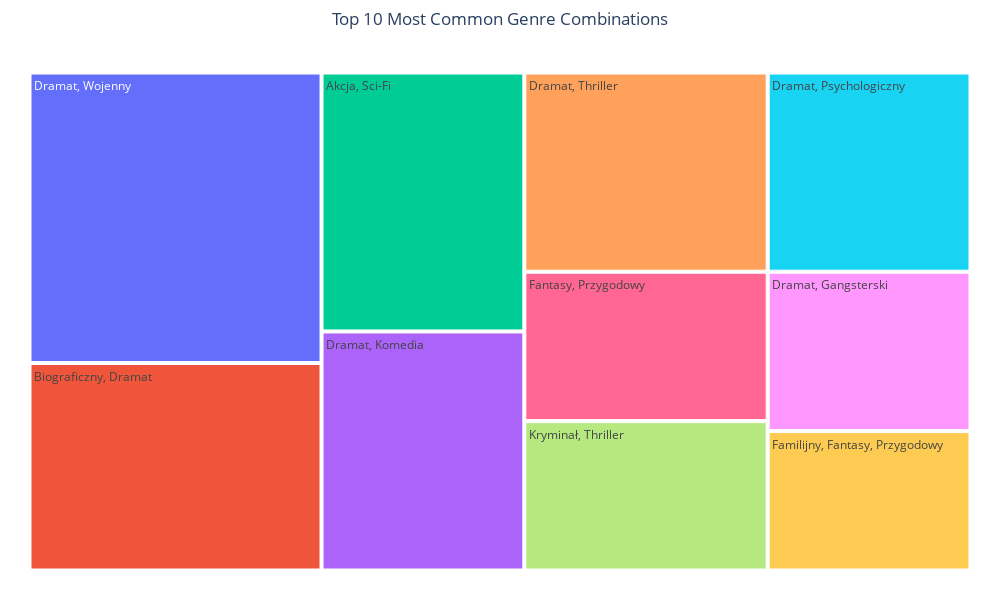

Here is the notebook cell this chart was saved with:
### Code cell
combos = [tuple(sorted(g)) for g in df['genres'] if len(g) > 1]
combo_counts = Counter(combos)
top_combos = combo_counts.most_common(10)

df_combos = pd.DataFrame(top_combos, columns=['combo', 'count'])
df_combos['combo_str'] = df_combos['combo'].apply(lambda x: ', '.join(x))

df_combos['hover_text'] = df_combos.apply(
    lambda row: f"Genres = {row['combo_str']}<br>Count = {row['count']}", axis=1
)

fig = px.treemap(
    df_combos,
    path=['combo_str'],
    values='count',
    title='Top 10 Most Common Genre Combinations',
    hover_data={'hover_text':True, 'combo_str':False, 'count':False}
)

fig.update_layout(
    title_x=0.5,
    width=1000,
    height=600,
    margin=dict(t=50, l=25, r=25, b=25)
)

fig.update_traces(hovertemplate='%{customdata[0]}<extra></extra>')

fig.show()

### Figure 1 — Plotly figure (JSON) as saved in the notebook; plotly's stock layout.template omitted (floating-point values rounded to 4 significant figures)
{"data": [{"branchvalues": "total", "customdata": [["Genres = Dramat, Wojenny<br>Count = 21", "Dramat, Wojenny", 21], ["Genres = Biograficzny, Dramat<br>Count = 15", "Biograficzny, Dramat", 15], ["Genres = Akcja, Sci-Fi<br>Count = 13", "Akcja, Sci-Fi", 13], ["Genres = Dramat, Komedia<br>Count = 12", "Dramat, Komedia", 12], ["Genres = Dramat, Thriller<br>Count = 12", "Dramat, Thriller", 12], ["Genres = Dramat, Psychologiczny<br>Count = 10", "Dramat, Psychologiczny", 10], ["Genres = Fantasy, Przygodowy<br>Count = 9", "Fantasy, Przygodowy", 9], ["Genres = Kryminał, Thriller<br>Count = 9", "Kryminał, Thriller", 9], ["Genres = Dramat, Gangsterski<br>Count = 8", "Dramat, Gangsterski", 8], ["Genres = Familijny, Fantasy, Przygodowy<br>Count = 7", "Familijny, Fantasy, Przygodowy", 7]], "domain": {"x": [0, 1], "y": [0, 1]}, "hovertemplate": "%{customdata[0]}<extra></extra>", "ids": ["Dramat, Wojenny", "Biograficzny, Dramat", "Akcja, Sci-Fi", "Dramat, Komedia", "Dramat, Thriller", "Dramat, Psychologiczny", "Fantasy, Przygodowy", "Kryminał, Thriller", "Dramat, Gangsterski", "Familijny, Fantasy, Przygodowy"], "labels": ["Dramat, Wojenny", "Biograficzny, Dramat", "Akcja, Sci-Fi", "Dramat, Komedia", "Dramat, Thriller", "Dramat, Psychologiczny", "Fantasy, Przygodowy", "Kryminał, Thriller", "Dramat, Gangsterski", "Familijny, Fantasy, Przygodowy"], "name": "", "parents": ["", "", "", "", "", "", "", "", "", ""], "type": "treemap", "values": [21.0, 15.0, 13.0, 12.0, 12.0, 10.0, 9.0, 9.0, 8.0, 7.0]}], "layout": {"height": 600, "legend": {"tracegroupgap": 0}, "margin": {"b": 25, "l": 25, "r": 25, "t": 50}, "title": {"text": "Top 10 Most Common Genre Combinations", "x": 0.5}, "width": 1000}}
